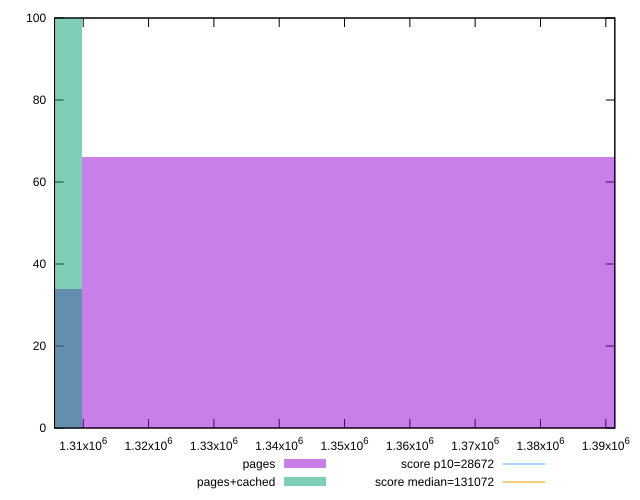

The script that saved this image:
reset

$pages <<EOF
1264629.2327743499 34
1354959.892258232 66
EOF

$pagesCached <<EOF
1264629.2327743499 100
EOF

set key outside below
set boxwidth 90330.65948388213
set xrange [1305606.1043989756:1391377.484216946]
set yrange [0:100]
set trange [0:100]
set style fill transparent solid 0.5 noborder

set parametric
set terminal svg size 640, 500 enhanced background rgb 'white'
set output "report_00013_2021-02-09T12-04-24.940Z/uses-long-cache-ttl/comparison/histogram/0_vs_1.svg"

plot $pages title "pages" with boxes, \
     $pagesCached title "pages+cached" with boxes, \
     28672,t title "score p10=28672", \
     131072,t title "score median=131072"

reset
